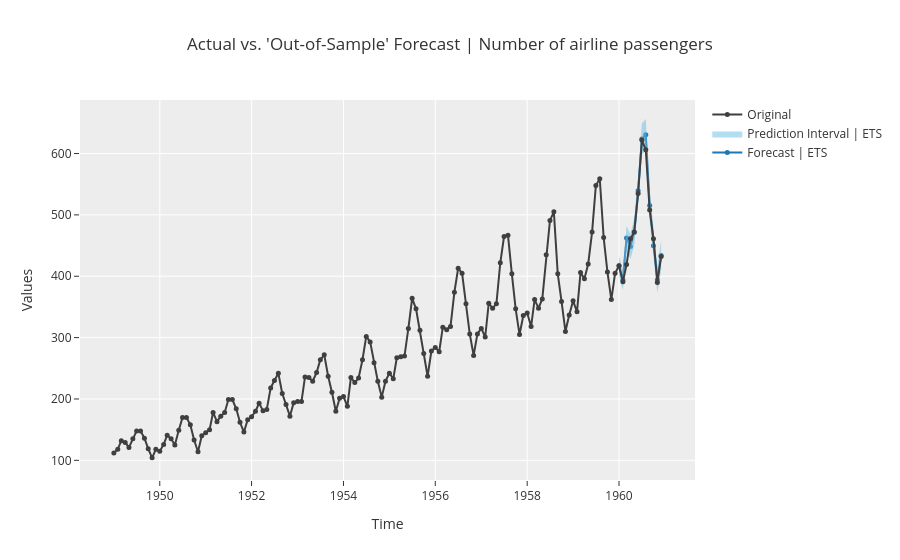

The notebook cell this image was saved under:
### Code cell
plot_model(ets)

### Figure 1 — Plotly figure (JSON) as saved in the notebook; plotly's stock layout.template omitted (floating-point values rounded to 4 significant figures; data arrays with more than 128 entries replaced by an {"elided": "..."} marker saying what was removed)
{"data": [{"line": {"color": "#1f77b4"}, "marker": {"size": 5}, "mode": "lines+markers", "name": "Forecast | ETS", "showlegend": true, "type": "scatter", "x": ["1960-01-01T00:00:00", "1960-02-01T00:00:00", "1960-03-01T00:00:00", "1960-04-01T00:00:00", "1960-05-01T00:00:00", "1960-06-01T00:00:00", "1960-07-01T00:00:00", "1960-08-01T00:00:00", "1960-09-01T00:00:00", "1960-10-01T00:00:00", "1960-11-01T00:00:00", "1960-12-01T00:00:00"], "y": [417.2, 394.0, 462.2, 448.3, 471.6, 539.3, 623.6, 630.7, 515.2, 449.7, 394.1, 433.7]}, {"line": {"width": 0}, "marker": {"color": "#68BBE3"}, "mode": "lines", "name": "Lower Interval", "showlegend": false, "type": "scatter", "x": ["1960-01-01T00:00:00", "1960-02-01T00:00:00", "1960-03-01T00:00:00", "1960-04-01T00:00:00", "1960-05-01T00:00:00", "1960-06-01T00:00:00", "1960-07-01T00:00:00", "1960-08-01T00:00:00", "1960-09-01T00:00:00", "1960-10-01T00:00:00", "1960-11-01T00:00:00", "1960-12-01T00:00:00"], "y": [400.8, 377.8, 442.8, 428.1, 451.1, 518.3, 597.9, 604.4, 490.7, 427.3, 373.1, 410.7]}, {"fill": "tonexty", "fillcolor": "rgba(104,187,227,0.5)", "line": {"width": 0}, "marker": {"color": "#68BBE3"}, "mode": "lines", "name": "Prediction Interval | ETS", "showlegend": true, "type": "scatter", "x": ["1960-01-01T00:00:00", "1960-02-01T00:00:00", "1960-03-01T00:00:00", "1960-04-01T00:00:00", "1960-05-01T00:00:00", "1960-06-01T00:00:00", "1960-07-01T00:00:00", "1960-08-01T00:00:00", "1960-09-01T00:00:00", "1960-10-01T00:00:00", "1960-11-01T00:00:00", "1960-12-01T00:00:00"], "y": [432.9, 410.5, 481.9, 468.6, 493.7, 562.3, 648.8, 656.3, 539.0, 473.4, 415.6, 458.3]}, {"marker": {"color": "#3f3f3f", "size": 5}, "mode": "lines+markers", "name": "Original", "showlegend": true, "type": "scatter", "x": {"elided": "144 str values"}, "y": {"elided": "144 float values"}}], "layout": {"showlegend": true, "title": {"text": "Actual vs. 'Out-of-Sample' Forecast | Number of airline passengers"}, "xaxis": {"title": {"text": "Time"}}, "yaxis": {"title": {"text": "Values"}}}}
